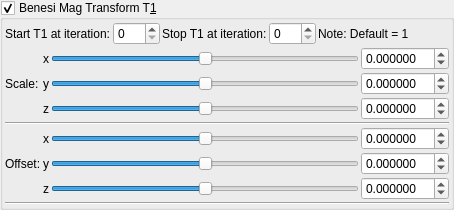
    <widget class="MyGroupBox" name="groupCheck_transf_benesi_T1_enabled_false">
     <property name="toolTip">
      <string/>
     </property>
     <property name="title">
      <string>Benesi Mag Transform T&amp;1</string>
     </property>
     <property name="checkable">
      <bool>true</bool>
     </property>
     <layout class="QVBoxLayout" name="verticalLayout_29" stretch="0,0,0">
      <property name="spacing">
       <number>2</number>
      </property>
      <property name="leftMargin">
       <number>2</number>
      </property>
      <property name="topMargin">
       <number>2</number>
      </property>
      <property name="rightMargin">
       <number>2</number>
      </property>
      <property name="bottomMargin">
       <number>2</number>
      </property>
      <item>
       <layout class="QGridLayout" name="gridLayout_62">
        <property name="spacing">
         <number>2</number>
        </property>
        <item row="1" column="5">
         <spacer name="horizontalSpacer_35">
          <property name="orientation">
           <enum>Qt::Horizontal</enum>
          </property>
          <property name="sizeHint" stdset="0">
           <size>
            <width>40</width>
            <height>20</height>
           </size>
          </property>
         </spacer>
        </item>
        <item row="1" column="2">
         <widget class="QLabel" name="label_247">
          <property name="text">
           <string>Stop T1 at iteration:</string>
          </property>
         </widget>
        </item>
        <item row="1" column="3">
         <widget class="MySpinBox" name="spinboxInt_transf_stop_iterationsT_1">
          <property name="sizePolicy">
           <sizepolicy hsizetype="Minimum" vsizetype="Maximum">
            <horstretch>0</horstretch>
            <verstretch>0</verstretch>
           </sizepolicy>
          </property>
          <property name="maximum">
           <number>250</number>
          </property>
         </widget>
        </item>
        <item row="1" column="1">
         <widget class="MySpinBox" name="spinboxInt_transf_start_iterations_T">
          <property name="sizePolicy">
           <sizepolicy hsizetype="Minimum" vsizetype="Maximum">
            <horstretch>0</horstretch>
            <verstretch>0</verstretch>
           </sizepolicy>
          </property>
          <property name="maximum">
           <number>250</number>
          </property>
         </widget>
        </item>
        <item row="1" column="0">
         <widget class="QLabel" name="label_246">
          <property name="text">
           <string>Start T1 at iteration:</string>
          </property>
         </widget>
        </item>
        <item row="1" column="4">
         <widget class="QLabel" name="label_140">
          <property name="text">
           <string>Note: Default = 1</string>
          </property>
         </widget>
        </item>
       </layout>
      </item>
      <item>
       <layout class="QGridLayout" name="gridLayout_63">
        <property name="spacing">
         <number>2</number>
        </property>
        <item row="6" column="1">
         <widget class="QLabel" name="label_125">
          <property name="sizePolicy">
           <sizepolicy hsizetype="Preferred" vsizetype="Preferred">
            <horstretch>0</horstretch>
            <verstretch>0</verstretch>
           </sizepolicy>
          </property>
          <property name="text">
           <string notr="true">z</string>
          </property>
          <property name="alignment">
           <set>Qt::AlignRight|Qt::AlignTrailing|Qt::AlignVCenter</set>
          </property>
         </widget>
        </item>
        <item row="5" column="3">
         <widget class="MyDoubleSpinBox" name="spinbox3_transf_offset_200_y">
          <property name="sizePolicy">
           <sizepolicy hsizetype="Minimum" vsizetype="Maximum">
            <horstretch>0</horstretch>
            <verstretch>0</verstretch>
           </sizepolicy>
          </property>
          <property name="prefix">
           <string/>
          </property>
          <property name="suffix">
           <string/>
          </property>
          <property name="decimals">
           <number>6</number>
          </property>
          <property name="minimum">
           <double>-99.989999999999995</double>
          </property>
          <property name="maximum">
           <double>99.989999999999995</double>
          </property>
          <property name="singleStep">
           <double>0.100000000000000</double>
          </property>
         </widget>
        </item>
        <item row="4" column="3">
         <widget class="MyDoubleSpinBox" name="spinbox3_transf_offset_200_x">
          <property name="sizePolicy">
           <sizepolicy hsizetype="Minimum" vsizetype="Maximum">
            <horstretch>0</horstretch>
            <verstretch>0</verstretch>
           </sizepolicy>
          </property>
          <property name="prefix">
           <string/>
          </property>
          <property name="suffix">
           <string/>
          </property>
          <property name="decimals">
           <number>6</number>
          </property>
          <property name="minimum">
           <double>-99.989999999999995</double>
          </property>
          <property name="maximum">
           <double>99.989999999999995</double>
          </property>
          <property name="singleStep">
           <double>0.100000000000000</double>
          </property>
         </widget>
        </item>
        <item row="5" column="2">
         <widget class="QSlider" name="slider3_transf_offset_200_y">
          <property name="sizePolicy">
           <sizepolicy hsizetype="Expanding" vsizetype="Maximum">
            <horstretch>0</horstretch>
            <verstretch>0</verstretch>
           </sizepolicy>
          </property>
          <property name="minimum">
           <number>-5000000</number>
          </property>
          <property name="maximum">
           <number>5000000</number>
          </property>
          <property name="singleStep">
           <number>1</number>
          </property>
          <property name="orientation">
           <enum>Qt::Horizontal</enum>
          </property>
         </widget>
        </item>
        <item row="6" column="3">
         <widget class="MyDoubleSpinBox" name="spinbox3_transf_offset_200_z">
          <property name="sizePolicy">
           <sizepolicy hsizetype="Minimum" vsizetype="Maximum">
            <horstretch>0</horstretch>
            <verstretch>0</verstretch>
           </sizepolicy>
          </property>
          <property name="prefix">
           <string/>
          </property>
          <property name="suffix">
           <string/>
          </property>
          <property name="decimals">
           <number>6</number>
          </property>
          <property name="minimum">
           <double>-99.989999999999995</double>
          </property>
          <property name="maximum">
           <double>99.989999999999995</double>
          </property>
          <property name="singleStep">
           <double>0.100000000000000</double>
          </property>
         </widget>
        </item>
        <item row="2" column="3">
         <widget class="MyDoubleSpinBox" name="spinbox3_transf_scale3D_222_z">
          <property name="sizePolicy">
           <sizepolicy hsizetype="Minimum" vsizetype="Maximum">
            <horstretch>0</horstretch>
            <verstretch>0</verstretch>
           </sizepolicy>
          </property>
          <property name="prefix">
           <string/>
          </property>
          <property name="suffix">
           <string/>
          </property>
          <property name="decimals">
           <number>6</number>
          </property>
          <property name="minimum">
           <double>-99.989999999999995</double>
          </property>
          <property name="maximum">
           <double>99.989999999999995</double>
          </property>
          <property name="singleStep">
           <double>0.100000000000000</double>
          </property>
         </widget>
        </item>
        <item row="2" column="2">
         <widget class="QSlider" name="slider3_transf_scale3D_222_z">
          <property name="sizePolicy">
           <sizepolicy hsizetype="Expanding" vsizetype="Maximum">
            <horstretch>0</horstretch>
            <verstretch>0</verstretch>
           </sizepolicy>
          </property>
          <property name="minimum">
           <number>-5000000</number>
          </property>
          <property name="maximum">
           <number>5000000</number>
          </property>
          <property name="singleStep">
           <number>1</number>
          </property>
          <property name="orientation">
           <enum>Qt::Horizontal</enum>
          </property>
         </widget>
        </item>
        <item row="4" column="2">
         <widget class="QSlider" name="slider3_transf_offset_200_x">
          <property name="sizePolicy">
           <sizepolicy hsizetype="Preferred" vsizetype="Preferred">
            <horstretch>0</horstretch>
            <verstretch>0</verstretch>
           </sizepolicy>
          </property>
          <property name="minimum">
           <number>-5000000</number>
          </property>
          <property name="maximum">
           <number>5000000</number>
          </property>
          <property name="singleStep">
           <number>1</number>
          </property>
          <property name="orientation">
           <enum>Qt::Horizontal</enum>
          </property>
         </widget>
        </item>
        <item row="6" column="2">
         <widget class="QSlider" name="slider3_transf_offset_200_z">
          <property name="sizePolicy">
           <sizepolicy hsizetype="Expanding" vsizetype="Maximum">
            <horstretch>0</horstretch>
            <verstretch>0</verstretch>
           </sizepolicy>
          </property>
          <property name="minimum">
           <number>-5000000</number>
          </property>
          <property name="maximum">
           <number>5000000</number>
          </property>
          <property name="singleStep">
           <number>1</number>
          </property>
          <property name="orientation">
           <enum>Qt::Horizontal</enum>
          </property>
         </widget>
        </item>
        <item row="5" column="0">
         <widget class="QLabel" name="label_259">
          <property name="text">
           <string>Offset:</string>
          </property>
         </widget>
        </item>
        <item row="4" column="1">
         <widget class="QLabel" name="label_118">
          <property name="sizePolicy">
           <sizepolicy hsizetype="Preferred" vsizetype="Preferred">
            <horstretch>0</horstretch>
            <verstretch>0</verstretch>
           </sizepolicy>
          </property>
          <property name="text">
           <string notr="true">x</string>
          </property>
          <property name="alignment">
           <set>Qt::AlignRight|Qt::AlignTrailing|Qt::AlignVCenter</set>
          </property>
         </widget>
        </item>
        <item row="5" column="1">
         <widget class="QLabel" name="label_119">
          <property name="sizePolicy">
           <sizepolicy hsizetype="Preferred" vsizetype="Preferred">
            <horstretch>0</horstretch>
            <verstretch>0</verstretch>
           </sizepolicy>
          </property>
          <property name="text">
           <string notr="true">y</string>
          </property>
          <property name="alignment">
           <set>Qt::AlignRight|Qt::AlignTrailing|Qt::AlignVCenter</set>
          </property>
         </widget>
        </item>
        <item row="1" column="0">
         <widget class="QLabel" name="label_258">
          <property name="text">
           <string>Scale:</string>
          </property>
         </widget>
        </item>
        <item row="0" column="1">
         <widget class="QLabel" name="label_126">
          <property name="sizePolicy">
           <sizepolicy hsizetype="Preferred" vsizetype="Preferred">
            <horstretch>0</horstretch>
            <verstretch>0</verstretch>
           </sizepolicy>
          </property>
          <property name="text">
           <string notr="true">x</string>
          </property>
          <property name="alignment">
           <set>Qt::AlignRight|Qt::AlignTrailing|Qt::AlignVCenter</set>
          </property>
         </widget>
        </item>
        <item row="1" column="1">
         <widget class="QLabel" name="label_127">
          <property name="sizePolicy">
           <sizepolicy hsizetype="Preferred" vsizetype="Preferred">
            <horstretch>0</horstretch>
            <verstretch>0</verstretch>
           </sizepolicy>
          </property>
          <property name="text">
           <string notr="true">y</string>
          </property>
          <property name="alignment">
           <set>Qt::AlignRight|Qt::AlignTrailing|Qt::AlignVCenter</set>
          </property>
         </widget>
        </item>
        <item row="2" column="1">
         <widget class="QLabel" name="label_128">
          <property name="sizePolicy">
           <sizepolicy hsizetype="Preferred" vsizetype="Preferred">
            <horstretch>0</horstretch>
            <verstretch>0</verstretch>
           </sizepolicy>
          </property>
          <property name="text">
           <string notr="true">z</string>
          </property>
          <property name="alignment">
           <set>Qt::AlignRight|Qt::AlignTrailing|Qt::AlignVCenter</set>
          </property>
         </widget>
        </item>
        <item row="0" column="2">
         <widget class="QSlider" name="slider3_transf_scale3D_222_x">
          <property name="sizePolicy">
           <sizepolicy hsizetype="Preferred" vsizetype="Preferred">
            <horstretch>0</horstretch>
            <verstretch>0</verstretch>
           </sizepolicy>
          </property>
          <property name="minimum">
           <number>-5000000</number>
          </property>
          <property name="maximum">
           <number>5000000</number>
          </property>
          <property name="singleStep">
           <number>1</number>
          </property>
          <property name="orientation">
           <enum>Qt::Horizontal</enum>
          </property>
         </widget>
        </item>
        <item row="0" column="3">
         <widget class="MyDoubleSpinBox" name="spinbox3_transf_scale3D_222_x">
          <property name="sizePolicy">
           <sizepolicy hsizetype="Minimum" vsizetype="Maximum">
            <horstretch>0</horstretch>
            <verstretch>0</verstretch>
           </sizepolicy>
          </property>
          <property name="prefix">
           <string/>
          </property>
          <property name="suffix">
           <string/>
          </property>
          <property name="decimals">
           <number>6</number>
          </property>
          <property name="minimum">
           <double>-99.989999999999995</double>
          </property>
          <property name="maximum">
           <double>99.989999999999995</double>
          </property>
          <property name="singleStep">
           <double>0.100000000000000</double>
          </property>
         </widget>
        </item>
        <item row="1" column="3">
         <widget class="MyDoubleSpinBox" name="spinbox3_transf_scale3D_222_y">
          <property name="sizePolicy">
           <sizepolicy hsizetype="Minimum" vsizetype="Maximum">
            <horstretch>0</horstretch>
            <verstretch>0</verstretch>
           </sizepolicy>
          </property>
          <property name="prefix">
           <string/>
          </property>
          <property name="suffix">
           <string/>
          </property>
          <property name="decimals">
           <number>6</number>
          </property>
          <property name="minimum">
           <double>-99.989999999999995</double>
          </property>
          <property name="maximum">
           <double>99.989999999999995</double>
          </property>
          <property name="singleStep">
           <double>0.100000000000000</double>
          </property>
         </widget>
        </item>
        <item row="3" column="0" colspan="4">
         <widget class="Line" name="line_53">
          <property name="orientation">
           <enum>Qt::Horizontal</enum>
          </property>
         </widget>
        </item>
        <item row="1" column="2">
         <widget class="QSlider" name="slider3_transf_scale3D_222_y">
          <property name="sizePolicy">
           <sizepolicy hsizetype="Expanding" vsizetype="Maximum">
            <horstretch>0</horstretch>
            <verstretch>0</verstretch>
           </sizepolicy>
          </property>
          <property name="minimum">
           <number>-5000000</number>
          </property>
          <property name="maximum">
           <number>5000000</number>
          </property>
          <property name="singleStep">
           <number>1</number>
          </property>
          <property name="orientation">
           <enum>Qt::Horizontal</enum>
          </property>
         </widget>
        </item>
       </layout>
      </item>
      <item>
       <widget class="Line" name="line_55">
        <property name="orientation">
         <enum>Qt::Horizontal</enum>
        </property>
       </widget>
      </item>
     </layout>
    </widget>
